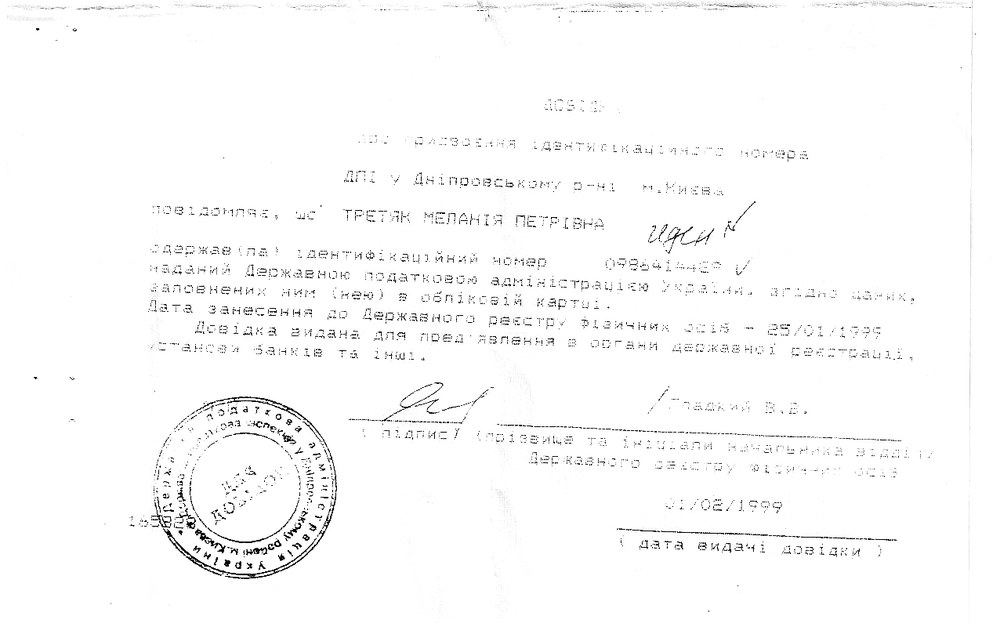
#> input picture Image/data/processed_image.png, 1000 x 623 px, shrunk from 1276 x 795 before the run, found by its file name
$ python work_02.py
#> lines starting #> are read from the running program, lines starting #| are printed output that depends on the picture
import pytesseract
from PIL import Image, ImageDraw, ImageFont
import cv2
import numpy as np
import matplotlib.pyplot as plt

# Загрузка изображения
im_path = "G:/Programming/Py/Image/data/"
# filename = "id_cod.bmp"
filename ="processed_image.png"
image_path = im_path + filename
image = Image.open(image_path)
#> image is the input picture: PIL image 1000x623 L; min 0, max 255, mean 250.4

# Преобразуем изображение в оттенки серого
gray_image = image.convert('L')

# Преобразуем изображение в массив numpy
image_array = np.array(gray_image)

# Применим пороговое значение для улучшения контраста
_, thresh_image = cv2.threshold(image_array, 128, 255, cv2.THRESH_BINARY + cv2.THRESH_OTSU)
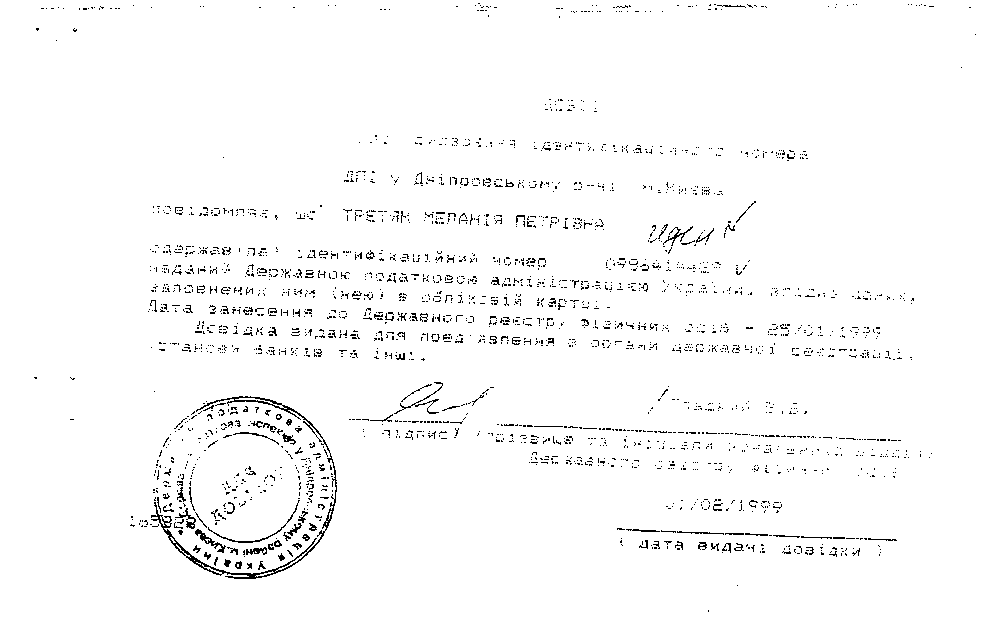
#> thresh_image: shape (623, 1000); 97.7% white; black in thin lines or dots

# Используем pytesseract для распознавания текста
custom_config = r'--oem 3 --psm 6 outputbase digits'
#> (the run stopped early here; a loop or call above may not have finished)
